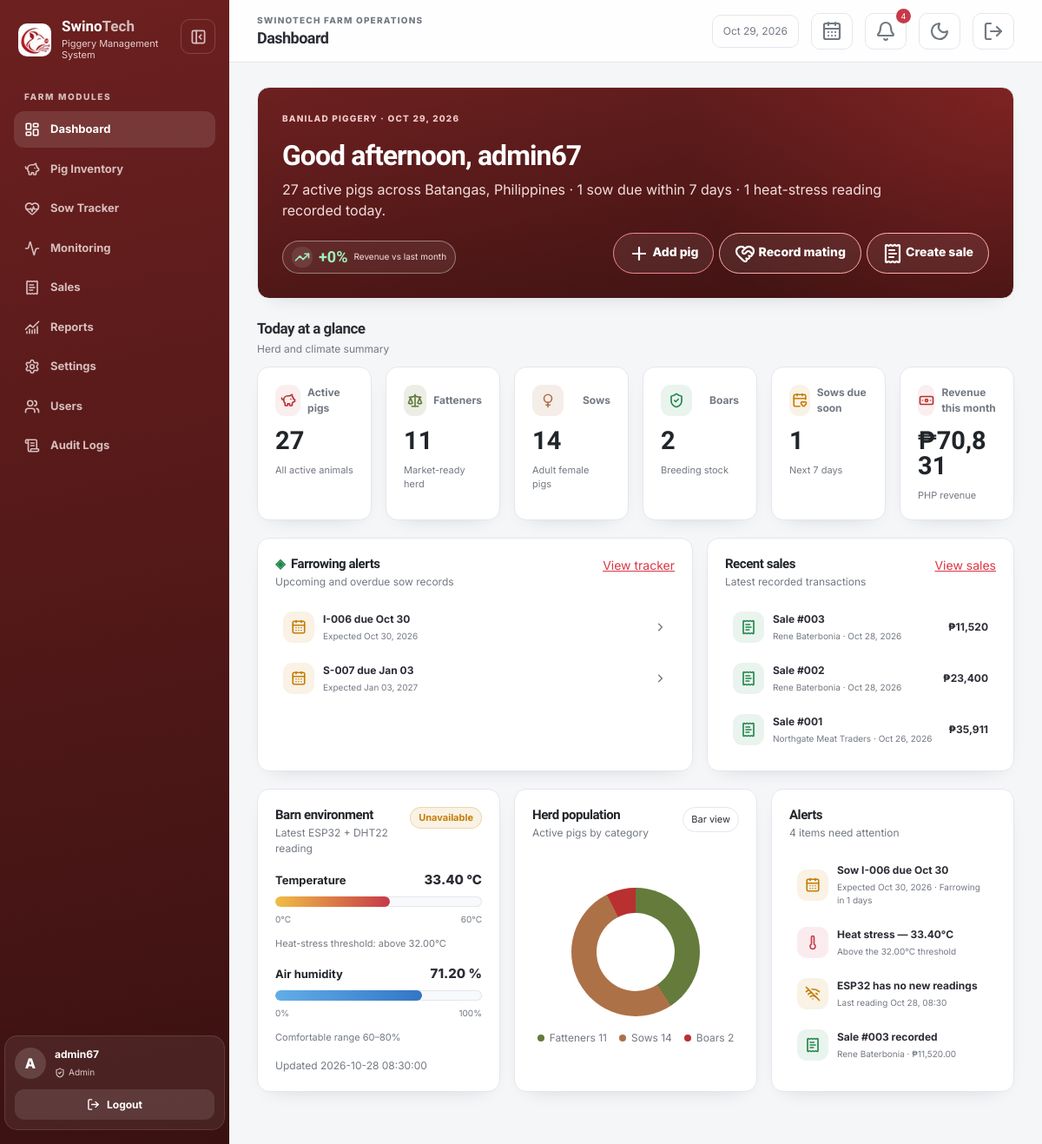
/dashboard.php (signed in), run on the app's committed database.
### tables this page shows
CREATE TABLE `farm_profile` (
  `profile_id` tinyint UNSIGNED NOT NULL,
  `farm_name` varchar(150) NOT NULL,
  `owner_name` varchar(150) NOT NULL,
  `location` varchar(255) NOT NULL,
  `heat_threshold` decimal(5,2) NOT NULL DEFAULT '32.00',
  `due_soon_days` tinyint UNSIGNED NOT NULL DEFAULT '7'
);

CREATE TABLE `sensor_logs` (
  `log_id` int UNSIGNED NOT NULL,
  `device_id` varchar(100) NOT NULL DEFAULT 'ESP32-01',
  `temperature` decimal(6,2) NOT NULL,
  `humidity` decimal(6,2) NOT NULL,
  `recorded_at` datetime NOT NULL DEFAULT CURRENT_TIMESTAMP
);

CREATE TABLE `sow_records` (
  `sow_record_id` int UNSIGNED NOT NULL,
  `pig_id` int UNSIGNED NOT NULL,
  `mating_date` date NOT NULL,
  `expected_farrowing_date` date DEFAULT NULL,
  `status` enum('pregnant','farrowed','failed') NOT NULL DEFAULT 'pregnant',
  `piglets_born` int UNSIGNED NOT NULL DEFAULT '0'
);

CREATE TABLE `pigs` (
  `pig_id` int UNSIGNED NOT NULL,
  `tag_number` varchar(50) NOT NULL,
  `category` enum('boar','fattener','sow') NOT NULL,
  `weight` decimal(10,2) NOT NULL,
  `pen_number` varchar(50) DEFAULT NULL,
  `status` enum('active','sold','dead') NOT NULL DEFAULT 'active',
  `date_added` date NOT NULL DEFAULT (curdate())
);

CREATE TABLE `sales` (
  `sale_id` int UNSIGNED NOT NULL,
  `buyer_name` varchar(150) NOT NULL,
  `sale_date` date NOT NULL DEFAULT (curdate()),
  `total_amount` decimal(12,2) NOT NULL DEFAULT '0.00'
);

### dashboard.php (the view, shortened to what the rows shown need)
<?php
require __DIR__ . '/includes/auth.php';
require __DIR__ . '/includes/db.php';
require __DIR__ . '/includes/dashboard-data.php';
$role = $_SESSION['role'] ?? 'staff';
$profile = dashboard_profile($pdo);
$stats = dashboard_stats($pdo, $profile);
$latest = $pdo->query('SELECT temperature, humidity, recorded_at FROM sensor_logs ORDER BY recorded_at DESC LIMIT 1')->fetch() ?: ['temperature' => '—', 'humidity' => '—', 'recorded_at' => null];
$recentSales = $role === 'admin'
    ? $pdo->query("SELECT sale_id, buyer_name, sale_date, total_amount FROM sales ORDER BY sale_date DESC, sale_id DESC LIMIT 5")->fetchAll()
    : [];
$farrowing = $pdo->query("SELECT p.tag_number, s.expected_farrowing_date, s.status FROM sow_records s JOIN pigs p ON p.pig_id=s.pig_id WHERE s.status='pregnant' ORDER BY s.expected_farrowing_date LIMIT 5")->fetchAll();
$localNow = new DateTimeImmutable('now', new DateTimeZone('Asia/Manila'));
$hour = (int) $localNow->format('G');
$greeting = $hour < 5 ? 'Good night' : ($hour < 12 ? 'Good morning' : ($hour < 18 ? 'Good afternoon' : 'Good evening'));
$sowLabel = $stats['due_soon'] === 1 ? 'sow' : 'sows';
$hasHeatStress = $latest['temperature'] !== '—' && (float) $latest['temperature'] > (float) $profile['heat_threshold'];
$heatStressMessage = $hasHeatStress ? '1 heat-stress reading recorded ' . ($hour < 12 ? 'this morning' : 'today') : 'No heat-stress readings recorded today';
require __DIR__ . '/includes/header.php';
?>
<section class="welcome-banner card">
    <div class="welcome-copy">
        <p class="eyebrow"><?= e($profile['farm_name']) ?> · <?= $localNow->format('M d, Y') ?></p>
        <h2><?= e($greeting) ?>, <?= e($_SESSION['username'] ?? $profile['owner_name']) ?></h2>
        <p class="welcome-summary"><?= number_format($stats['total_active']) ?> active pigs across <?= e($profile['location']) ?> · <?= $stats['due_soon'] ?> <?= $sowLabel ?> due within <?= (int) $profile['due_soon_days'] ?> days · <?= e($heatStressMessage) ?>.</p>
    </div>
</section>
<div class="row g-3 mt-1">
    <div class="<?= $role === 'admin' ? 'col-xl-7' : 'col-xl-12' ?>"><div class="card h-100">
        <div class="dashboard-list mt-3"><?php if (!$farrowing): ?><div class="empty-state">No pregnant sows require attention.</div><?php else: foreach ($farrowing as $sow): $late = strtotime($sow['expected_farrowing_date']) < strtotime('today'); ?><a class="dashboard-list-item" href="<?= BASE_URL ?>/sows/index.php"><span class="metric-icon <?= $late ? 'metric-danger' : 'metric-warning' ?>"><i data-lucide="<?= $late ? 'triangle-alert' : 'calendar-days' ?>" aria-hidden="true"></i></span><span><strong><?= e($sow['tag_number']) ?> <?= $late ? 'is overdue' : 'due ' . date('M d', strtotime($sow['expected_farrowing_date'])) ?></strong><small>Expected <?= date('M d, Y', strtotime($sow['expected_farrowing_date'])) ?></small></span><i data-lucide="chevron-right" aria-hidden="true"></i></a><?php endforeach; endif; ?></div>
    </div></div>
    <?php if ($role === 'admin'): ?><div class="col-xl-5"><div class="card h-100">
        <div class="dashboard-list mt-3"><?php if (!$recentSales): ?><div class="empty-state">No sales recorded yet.</div><?php else: foreach ($recentSales as $sale): ?><a class="dashboard-list-item" href="<?= BASE_URL ?>/sales/index.php"><span class="metric-icon metric-success"><i data-lucide="receipt-text" aria-hidden="true"></i></span><span><strong>Sale #<?= e(sale_reference((int) $sale['sale_id'])) ?></strong><small><?= e($sale['buyer_name']) ?> · <?= date('M d, Y', strtotime($sale['sale_date'])) ?></small></span><strong class="ms-auto">₱<?= number_format((float) $sale['total_amount'], 0) ?></strong></a><?php endforeach; endif; ?></div>
    </div></div><?php endif; ?>
</div>
<div class="row g-3 mt-1">
    <div class="col-xl-4"><div class="card h-100"><div class="environment-bars mt-3"><div class="environment-bar"><div class="environment-bar-head"><strong>Temperature</strong><span class="environment-bar-value" id="sensor-temp"><?= e($latest['temperature']) ?><?= is_numeric($latest['temperature']) ? ' °C' : '' ?></span></div><div class="environment-track"><span class="environment-fill temperature" id="sensor-temp-bar" style="width: <?= is_numeric($latest['temperature']) ? min(100, max(0, ((float) $latest['temperature'] / 60) * 100)) : 0 ?>%"></span></div><div class="environment-scale"><span></span><span></span></div><div class="environment-guidance">Heat-stress threshold: above <?= e($profile['heat_threshold']) ?>°C</div></div><div class="environment-bar"><div class="environment-bar-head"><strong>Air humidity</strong><span class="environment-bar-value" id="sensor-humid"><?= e($latest['humidity']) ?><?= is_numeric($latest['humidity']) ? ' %' : '' ?></span></div></div></div><div class="section-note mt-3">Updated <span id="sensor-time"><?= e($latest['recorded_at'] ?? 'No readings yet') ?></span></div></div></div>
</div>
<?php require __DIR__ . '/includes/footer.php'; ?>

### data on the page
farm_profile: farm_name "BANILAD PIGGERY", location "Batangas, Philippines", due_soon_days "7", heat_threshold "32.00"
sensor_logs: temperature.heat_threshold "1 heat-stress reading recorded today", temperature "33.40", humidity "71.20", recorded_at "2026-10-28 08:30:00"
sow_records: pig.tag_number "I-006", expected_farrowing_date "Oct 30", expected_farrowing_date "Oct 30, 2026"
sow_records: pig.tag_number "S-007", expected_farrowing_date "Jan 03", expected_farrowing_date "Jan 03, 2027"
sales: sale_id "003", buyer_name "Rene Baterbonia", sale_date "Oct 28, 2026", total_amount "11,520"
sales: sale_id "002", buyer_name "Rene Baterbonia", sale_date "Oct 28, 2026", total_amount "23,400"
sales: sale_id "001", buyer_name "Northgate Meat Traders", sale_date "Oct 26, 2026", total_amount "35,911"

### other printed values
$item['label'] "Dashboard"
$item['label'] "Pig Inventory"
$item['label'] "Sow Tracker"
$item['label'] "Monitoring"
$item['label'] "Sales"
$item['label'] "Reports"
substr($_SESSION['username'] ?? 'U', 0, 1) "A"
$_SESSION['username'] "admin67"
$role "Admin"
$pageTitle "Dashboard"
count($headerAlerts) "4"
$localNow->format('M d, Y') "OCT 29, 2026"
$greeting "Good afternoon"
$stats['total_active'] "27"
$stats['due_soon'] "1"
